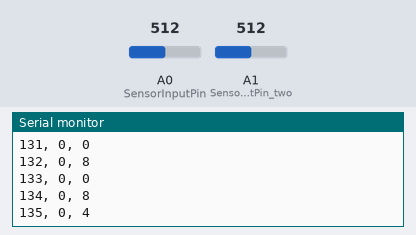
Recording of a program running on a simulated Arduino Uno, built with avr-gcc and run on an emulated ATmega328P. Shown: the last lines printed to the serial monitor. Inputs (shaded band) come from the test bench; at power-on: A0 (SensorInputPin) = 512, A1 (SensorInputPin_two) = 512.

Above: at 1.2 s.
1.3 s: A0 (SensorInputPin) set to 490
At 2.65 s:
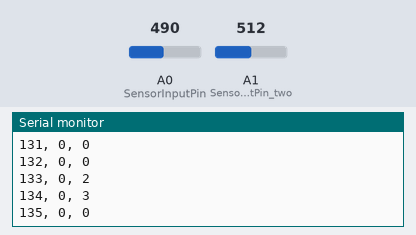
2.8 s: A1 (SensorInputPin_two) set to 490
At 3.3 s:
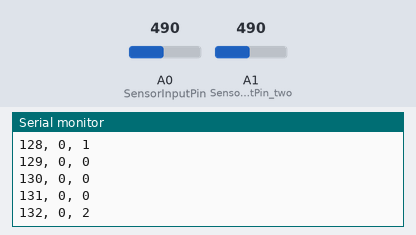
4.3 s: A1 (SensorInputPin_two) set to 510
At 5.13 s:
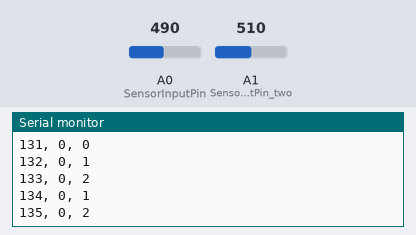
Timing chart, 0 to 5.5 s (numbered marks = the images above; inputs shaded):
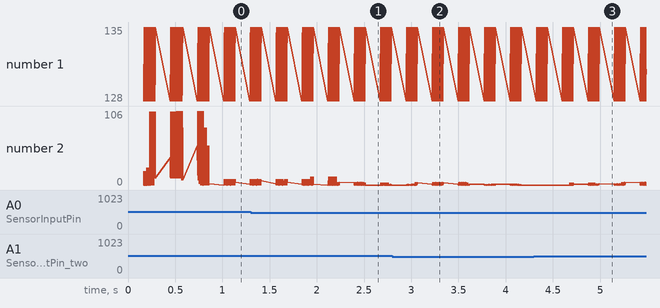

Measured:
- after the input at 1.3 s, the serial monitor: prints a new line after 0.61 s (image 1)
- after the input at 2.8 s, the serial monitor: prints a new line after 0.21 s (image 2)
- after the input at 4.3 s, the serial monitor: prints a new line after 0.68 s (image 3)

The program:

main.cpp
```cpp
// (licence header left out)
// #if defined(ARDUINO) && ARDUINO >= 100
// #include "Arduino.h"
// #else
// #include "WProgram.h"
// #endif

// #include "EMGFilters.h"

// #define TIMING_DEBUG 1

// // Sensor input pins
// #define sensor1InputPin A0
// #define sensor2InputPin A1
// #define sensor3InputPin A2

// EMGFilters myFilter;
// SAMPLE_FREQUENCY sampleRate = SAMPLE_FREQ_1000HZ;
// NOTCH_FREQUENCY humFreq = NOTCH_FREQ_50HZ;

// // Calibration:
// // put on the sensors, and release your muscles;
// // wait a few seconds, and select the max value as the threshold;
// // any value under threshold will be set to zero
// static int Threshold = 0;

// unsigned long timeStamp;
// unsigned long timeBudget;

// void setup()
// {
//     /* add setup code here */
//     myFilter.init(sampleRate, humFreq, true, true, true);

//     // open serial
//     Serial.begin(115200);

//     // setup for time cost measure
//     // using micros()
//     timeBudget = 1e6 / sampleRate;
//     // micros will overflow and auto return to zero every 70 minutes
// }

// void loop()
// {
//     /* add main program code here */
//     // In order to make sure the ADC sample frequence on arduino,
//     // the time cost should be measured each loop
//     /*------------start here-------------------*/
//     timeStamp = micros();

//     int sensor1Value = analogRead(sensor1InputPin);
//     int sensor2Value = analogRead(sensor2InputPin);
//     int sensor3Value = analogRead(sensor3InputPin);

//     // convert reading to voltage
//     int sensor1Voltage = (float)sensor1Value *5 / 1023;
//     int sensor2Voltage = (float)sensor2Value *5 / 1023;
//     int sensor3Voltage = (float)sensor3Value *5 / 1023;

//     // filter processing
//     // int filteredDataSensor1 = myFilter.update(sensor1Value);
//     // int filteredDataSensor2 = myFilter.update(sensor2Value);
//     // int filteredDataSensor3 = myFilter.update(sensor3Value);

//     // int envlope = sq(DataAfterFilter);
//     // any value under threshold will be set to zero
//     // envlope = (envlope > Threshold) ? envlope : 0;

//     timeStamp = micros() - timeStamp;
//     if (TIMING_DEBUG)
//     {

//         // Serial.print("Sensor data 1: "); Serial.println(filteredDataSensor1);
//         // Serial.print("Sensor data 2: "); Serial.println(filteredDataSensor2);
//         // Serial.print("Sensor data 3: "); Serial.println(filteredDataSensor3);

//         // Serial.print(filteredDataSensor1);
//         // Serial.print(", ");
//         // Serial.print(filteredDataSensor2);
//         // Serial.print(", ");
//         // Serial.print(filteredDataSensor3);
//         // Serial.println();


//         // Serial.print(sensor1Value);
//         // Serial.print(", ");
//         // Serial.print(sensor2Value);
//         // Serial.print(", ");
//         // Serial.print(sensor3Value);
//         // Serial.println();

//         Serial.print(sensor1Voltage);
//         Serial.print(", ");
//         Serial.print(sensor2Voltage);
//         Serial.print(", ");
//         Serial.print(sensor3Voltage);
//         Serial.println();


//         // float sensor1ValueF = (float)sensor1Value *5 / 1023;
//         // float sensor2ValueF = (float)sensor2Value *5 / 1023;
//         // float sensor3ValueF = (float)sensor3Value *5 / 1023;
//         // Serial.print(sensor1ValueF);
//         // Serial.print(", ");
//         // Serial.print(sensor2ValueF);
//         // Serial.print(", ");
//         // Serial.print(sensor3ValueF);
//         // Serial.println();
//     }

//     /*------------end here---------------------*/
//     // if less than timeBudget, then you still have (timeBudget - timeStamp) to
//     // do your work
//     delayMicroseconds(500);
//     // if more than timeBudget, the sample rate need to reduce to
//     // SAMPLE_FREQ_500HZ
// }


#if defined(ARDUINO) && ARDUINO >= 100
#include "Arduino.h"
#else
#include "WProgram.h"
#endif

#include "EMGFilters.h"

#include "fix_fft.h"

#define TIMING_DEBUG 1

#define SensorInputPin A0 // input pin number

#define SensorInputPin_two A1

EMGFilters myFilter;
SAMPLE_FREQUENCY sampleRate = SAMPLE_FREQ_1000HZ;
NOTCH_FREQUENCY humFreq = NOTCH_FREQ_50HZ;

static int Threshold = 0;

unsigned long timeStamp;
unsigned long timeBudget;

boolean p = false;
int d = 0;
int o[64], u[64];
char im[64], data[64];
char im_two[64], data_two[64];
int oup[64];
int val = 0;
int oup_f[8];
int oup_p[8];
int oup_d[8];
int oup_o[8];
int min=50, max=0;

const int val_size = 8;

void setup() {
    myFilter.init(sampleRate, humFreq, true, true, true);
    Serial.begin(115200);
    timeBudget = 1e6 / sampleRate;
}

void loop() {
    timeStamp = micros();
    int Value = analogRead(SensorInputPin);
    int Value_two = analogRead(SensorInputPin_two);

    int DataAfterFilter = myFilter.update(Value);
    int DataAfterFilter_two = myFilter.update(Value_two);

    int envlope = sq(DataAfterFilter);
    int envlope_two = sq(DataAfterFilter_two);

    envlope = (envlope > Threshold) ? envlope : 0;
    envlope_two = (envlope_two > Threshold) ? envlope_two : 0;
    timeStamp = micros() - timeStamp;

    if (TIMING_DEBUG) {
        if (envlope > 500 && envlope_two > 500 && p == false){
          p = true;
          d = 0;
          o[64] = {};
          u[64] = {};
        }
        if (p == true){
          o[d] = envlope;
          u[d] = envlope_two;
          d+=1;
        }
        if(d == 63){
          d = 0;
          p == false;

          min=50, max=0;
          for (int i = 0; i < 64; i++) {
            data[i] = o[i] / 4 - 64;
            im[i] = 0;
            if(val>max) max=val;
            if(val<min) min=val;
          }
          fix_fft(data, im, 5, 0);

          min=50, max=0;
          for (int i = 0; i < 64; i++) {
            data_two[i] = u[i] / 4 - 64;
            im_two[i] = 0;
            if(val>max) max=val;
            if(val<min) min=val;
          }
          fix_fft(data_two, im_two, 5, 0);

          int f = 0;
          for (int i = 0;i < 64;i++){
            oup[i] = int(data[i]-data_two[i]);
            if (i%4 == 0){
              oup_f[f] = (oup[i]-oup[i-2])-(oup[i-1]-oup[i-3]);
              f++;
            }
          }
          f = 0;
          for (int i = 0;i < 16;i++){

            if (i%2 == 0){
              oup_d[f] = ((oup_f[i])-(oup_f[i-1]));
              //Serial.print(abs((oup_d[f]+(oup_p[f]))));
              //Serial.print(" , ");
              oup_o[f]=abs((oup_d[f]+(oup_p[f])));
              f++;
            }
            for (int i=0; i<val_size; i++){
            int high = (oup_o[i] >> 9) & 127;
            int low  = oup_o[i] & 127;
            Serial.print(128+i);
            Serial.print(", ");
            Serial.print(high);
            Serial.print(", ");
            Serial.print(low);
            Serial.println();
          }
          }
          //Serial.println("");
          for (int i=0;i<8;i++){oup_p[i] = oup_d[i];}
        }
      }
      delayMicroseconds(500);
    }
```

data_acquisition.cpp
```cpp
#if defined(ARDUINO) && ARDUINO >= 100
#include "Arduino.h"
#else
#include "WProgram.h"
#endif

#include "EMGFilters.h"

#include "fix_fft.h"

#define TIMING_DEBUG 1

#define sensor_input_pin1 A0
#define sensor_input_pin2 A1
#define sensor_input_pin3 A2

EMGFilters myFilter;
SAMPLE_FREQUENCY sampleRate = SAMPLE_FREQ_500HZ;
NOTCH_FREQUENCY humFreq = NOTCH_FREQ_50HZ;

static int Threshold = 0;

unsigned long timeStamp;
unsigned long timeBudget;

boolean p = false;
int d = 0;
int o[64], u[64];
char im[64], data[64];
char im_two[64], data_two[64];
int oup[64];
int val = 0;
int oup_f[8];
int oup_p[8];
int oup_d[8];
int oup_o[8];
int min=50, max=0;

boolean collect = false;
uint8_t buffer_counter = 0;
uint8_t buffer_size = 64;
char data_buffer_1[64];
char data_buffer_2[64];
char im_buffer[64];
int fourier_type = 0;

const int val_size = 8;

void setup()
{
    myFilter.init(sampleRate, humFreq, true, true, true);
    Serial.begin(115200);
    timeBudget = 1e6 / sampleRate;
}

void loop()
{
    timeStamp = micros();
    int sensor_1_value = analogRead(sensor_input_pin1);
    int sensor_2_value = analogRead(sensor_input_pin2);
    int sensor_3_value = analogRead(sensor_input_pin3);

    int data_1 = myFilter.update(sensor_1_value);
    int data_2 = myFilter.update(sensor_2_value);
    int data_3 = myFilter.update(sensor_3_value);

    if (TIMING_DEBUG)
    {
      Serial.print(data_1);
      Serial.print(" ");
      Serial.print(data_2);
      Serial.print(" ");
      Serial.println(data_3);
    }
    delayMicroseconds(500);
  }
```
